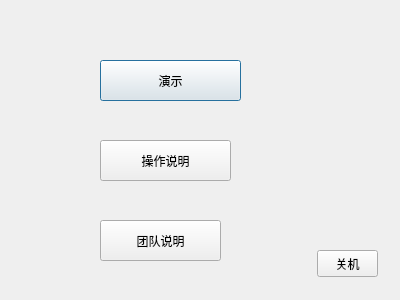
<?xml version="1.0" encoding="UTF-8"?>
<ui version="4.0">
 <class>myDlg2</class>
 <widget class="QDialog" name="myDlg2">
  <property name="geometry">
   <rect>
    <x>0</x>
    <y>0</y>
    <width>400</width>
    <height>300</height>
   </rect>
  </property>
  <property name="windowTitle">
   <string>Dialog</string>
  </property>
  <widget class="QPushButton" name="pushButton">
   <property name="geometry">
    <rect>
     <x>100</x>
     <y>60</y>
     <width>141</width>
     <height>41</height>
    </rect>
   </property>
   <property name="text">
    <string>演示</string>
   </property>
  </widget>
  <widget class="QPushButton" name="pushButton_2">
   <property name="geometry">
    <rect>
     <x>100</x>
     <y>140</y>
     <width>131</width>
     <height>41</height>
    </rect>
   </property>
   <property name="text">
    <string>操作说明</string>
   </property>
  </widget>
  <widget class="QPushButton" name="pushButton_3">
   <property name="geometry">
    <rect>
     <x>100</x>
     <y>220</y>
     <width>121</width>
     <height>41</height>
    </rect>
   </property>
   <property name="text">
    <string>团队说明</string>
   </property>
  </widget>
  <widget class="QPushButton" name="pushButton_4">
   <property name="geometry">
    <rect>
     <x>317</x>
     <y>250</y>
     <width>61</width>
     <height>27</height>
    </rect>
   </property>
   <property name="text">
    <string>关机</string>
   </property>
  </widget>
 </widget>
 <resources/>
 <connections/>
</ui>
